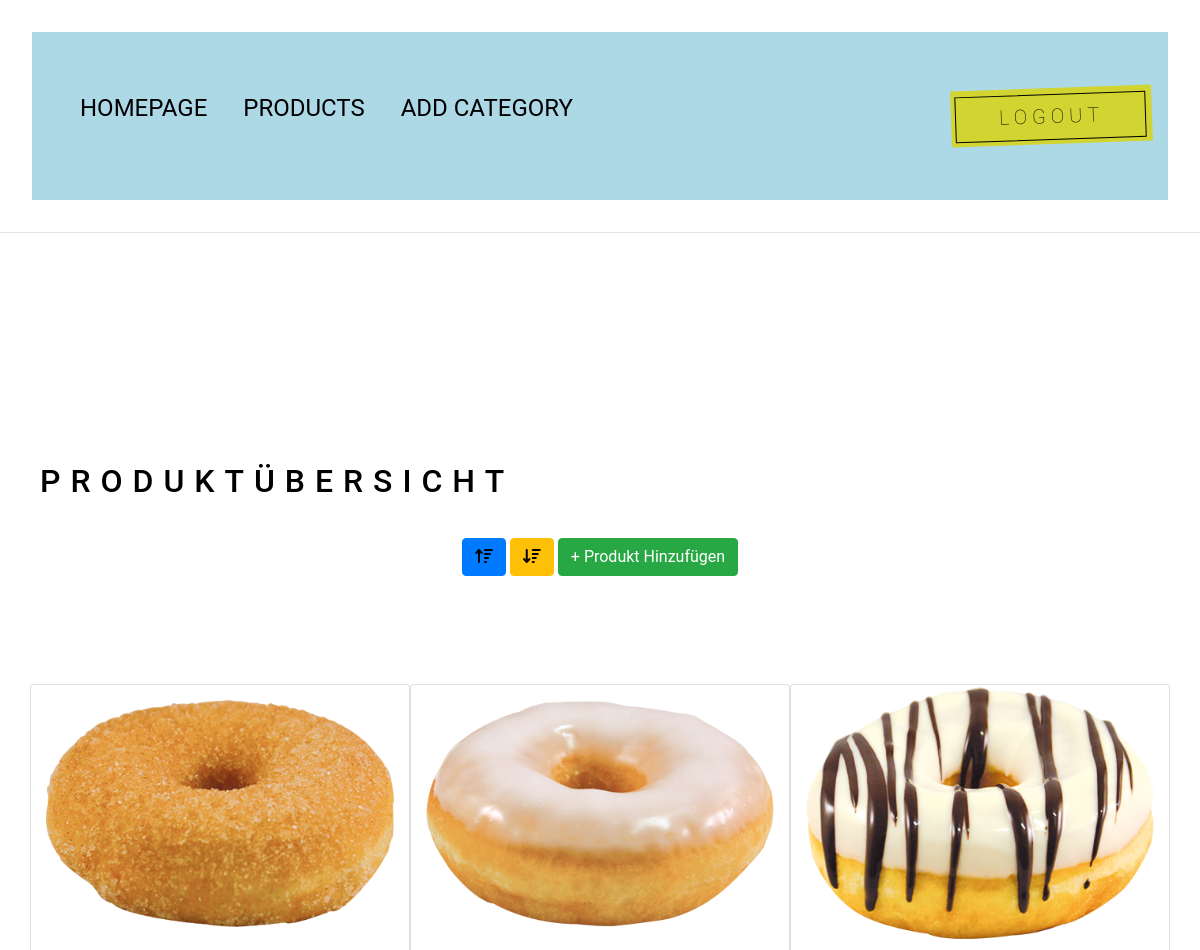
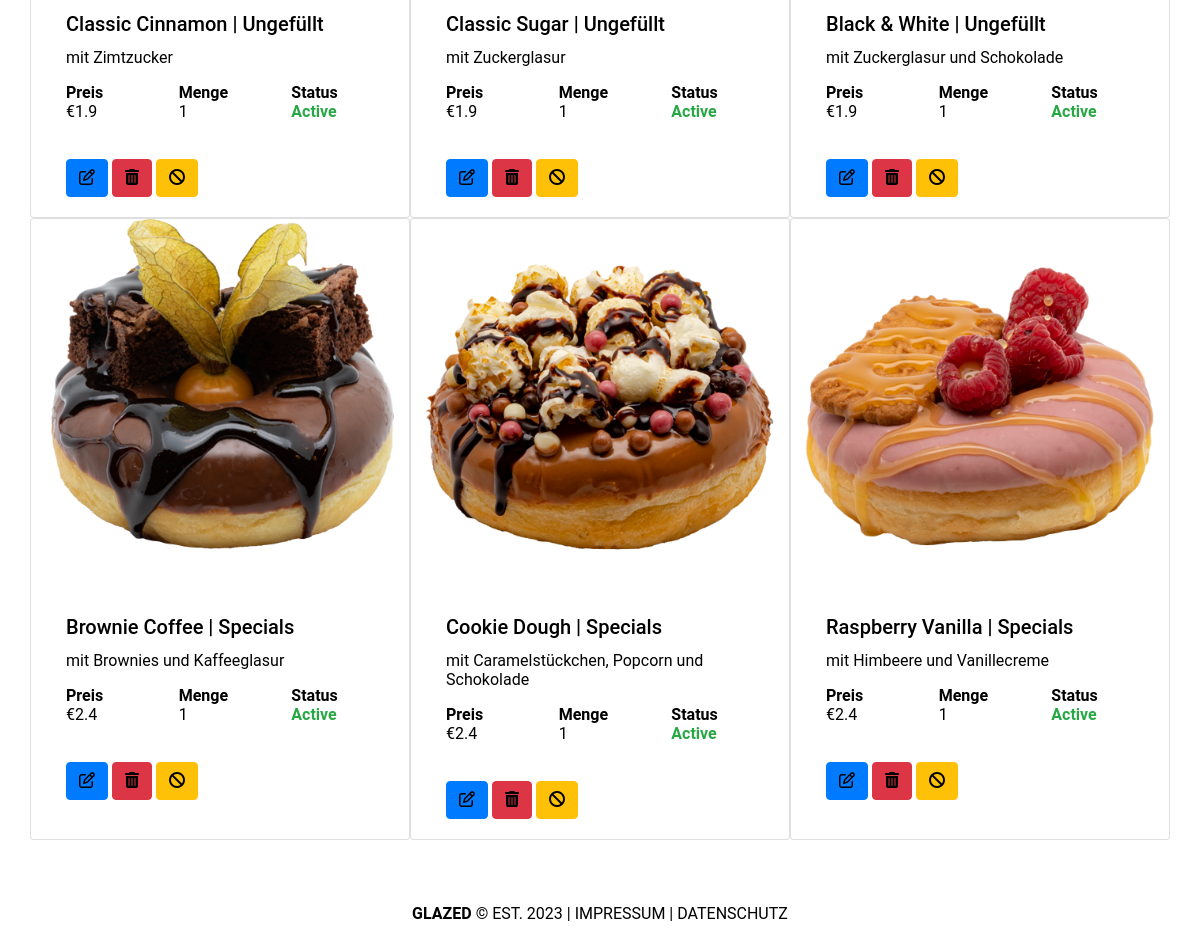
The page /BACKEND/root/admin/pages/product.php?status=true (signed in) on the database its author committed (2 pictures, top to bottom).
### tables this page shows
CREATE TABLE `products` (
  `id` int(11) NOT NULL,
  `category` varchar(225) NOT NULL,
  `name` varchar(225) NOT NULL,
  `price` float NOT NULL,
  `quantity` int(11) NOT NULL,
  `unit` varchar(225) NOT NULL,
  `image` varchar(225) NOT NULL,
  `description` varchar(1000) NOT NULL,
  `date` date NOT NULL,
  `status` varchar(225) NOT NULL,
  `sorting` varchar(100) NOT NULL
);

CREATE TABLE `category` (
  `id` int(11) NOT NULL,
  `name` varchar(225) NOT NULL,
  `img` varchar(225) NOT NULL,
  `date` varchar(2225) NOT NULL,
  `status` varchar(225) NOT NULL
);

### BACKEND/root/admin/pages/product.php (the view, shortened to what this page needs)
<?php
include "functions.php";
include "header.php";
?>
<h2>PRODUKTÜBERSICHT</h2>
<div style="text-align: center; margin-bottom: 60px;">
    <a href="product.php?sort=ASC" class="btn btn-primary"><i class="fa fa-arrow-up-wide-short"></i></a>
    <a href="product.php?sort=DESC" class="btn btn-warning"><i class="fa fa-arrow-down-wide-short"></i></a>
    <a href="add-product.php" class="btn btn-success">+ Produkt Hinzufügen</a>
</div>
<br><br>
<div class="container">
    <div class="row">
        <?php
            $sort = $_GET['sort'];
            if(empty($sort)){
                $sort = "ASC";
            }
            $sql = "SELECT *, category.name as catname, products.id as pid, products.name as pname, products.status as pstatus FROM products JOIN category WHERE products.category = category.id ORDER BY products.id $sort";
            $result = $db_connect->query($sql);
            if ($result->num_rows > 0) {
                while($row = $result->fetch_assoc()) {
                    $status = $row['pstatus'];
                    if($status == "1"){
                        $status = "<b class='text-success'>Active</b>";
                        $status_val = "warning";
                        $status_icon = "ban";
                        $status_number = "0";
                    }else{
                        $status = "<b class='text-danger'>Blocked</b>";
                        $status_val = "success";
                        $status_icon = "check";
                        $status_number = "1";
                    }
                   ?>
                        <div class="card col-md-4">
                            <img src="../../assets/img/products/<?php echo $row['image']; ?>" class="card-img-top" alt="...">
                            <div class="card-body">
                                <h5 class="card-title"><?php echo $row['pname'].' | '.$row['catname']; ?></h5>
                                <p class="card-text"><?php echo $row['description'];?></p>
                                <div class="row">
                                    <div class="col-4">
                                        <p class="card-text"><b>Preis</b><br>€<?php echo $row['price'];?></p>
                                    </div>
                                    <div class="col-4">
                                        <p class="card-text"><b>Menge</b><br><?php echo $row['quantity'];?></p>
                                    </div>
                                    <div class="col-4">
                                        <p class="card-text"><b>Status</b><br><?php echo $status    ; ?></p>
                                    </div>
                                </div>
                                <br><br>
                                <a href="edit-product.php?id=<?php echo $row['pid']; ?>" class="btn btn-primary"><i class="fa fa-edit"></i></a>
                                <a href="delete-product.php?id=<?php echo $row['pid'];?>&img=<?php echo $row['image'];?>" onclick="return confirm('Are you sure you want to delete the product?')" class="btn btn-danger"><i class="fa fa-trash"></i></a>
                                <a href="product-status.php?id=<?php echo $row['pid'];?>&status=<?php echo $status_number;?>" onclick="return confirm('Are you sure you want to change status?')" class="btn btn-<?php echo $status_val;?>"><i class="fa fa-<?php echo $status_icon;?>"></i></a>
                            </div>
                        </div>
                    <?php
                }
            }
        ?>
    </div>
</div>
<div class="text-center">
<?php
include "footer.php";
?></div>

### BACKEND/css/admin.css (style rules this page uses)
* { margin: 0; padding: 0; box-sizing: border-box; line-height: normal; font-family: 'roboto'; color: var(--color-dark); }
:root { --color-hotpink: #e43da1ef; --color-white: #fff; --color-button: #d2d431; --color-black: #11101038; --color-dark: #000; }
html, body { width: 100vw; height: 100vh; scroll-behavior: smooth; font-family: 'roboto'; }
h2 { font-size: 3rem; font-weight: lighter; padding: 30px 20px; margin: 20px; letter-spacing: 10px; text-transform: uppercase; font-family: 'roboto'; }
a { text-decoration: none; }

### rows shown on the page
products: image (picture), name "Classic Cinnamon", category.name "Ungefüllt", description "mit Zimtzucker", price "1.9", quantity "1", status "Active"
products: image (picture), name "Classic Sugar", category.name "Ungefüllt", description "mit Zuckerglasur", price "1.9", quantity "1", status "Active"
products: image (picture), name "Black & White", category.name "Ungefüllt", description "mit Zuckerglasur und Schokolade", price "1.9", quantity "1", status "Active"
products: image (picture), name "Brownie Coffee", category.name "Specials", description "mit Brownies und Kaffeeglasur", price "2.4", quantity "1", status "Active"
products: image (picture), name "Cookie Dough", category.name "Specials", description "mit Caramelstückchen, Popcorn und Schokolade", price "2.4", quantity "1", status "Active"
products: image (picture), name "Raspberry Vanilla", category.name "Specials", description "mit Himbeere und Vanillecreme", price "2.4", quantity "1", status "Active"
